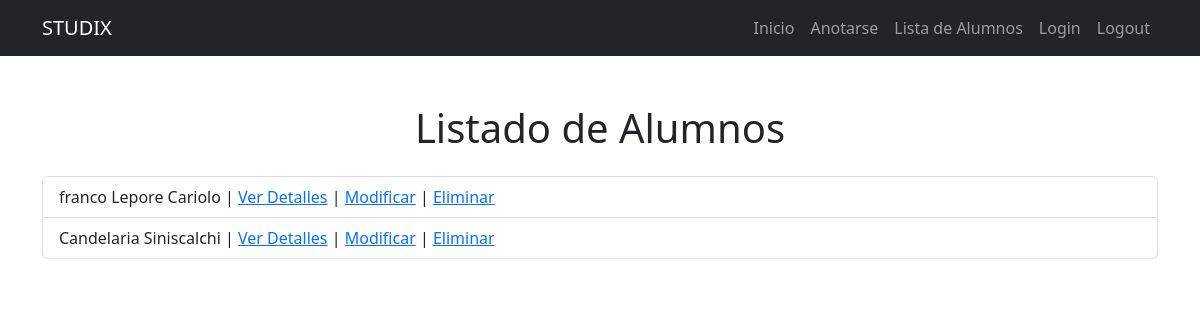
The app's page /alumnos/, older data.
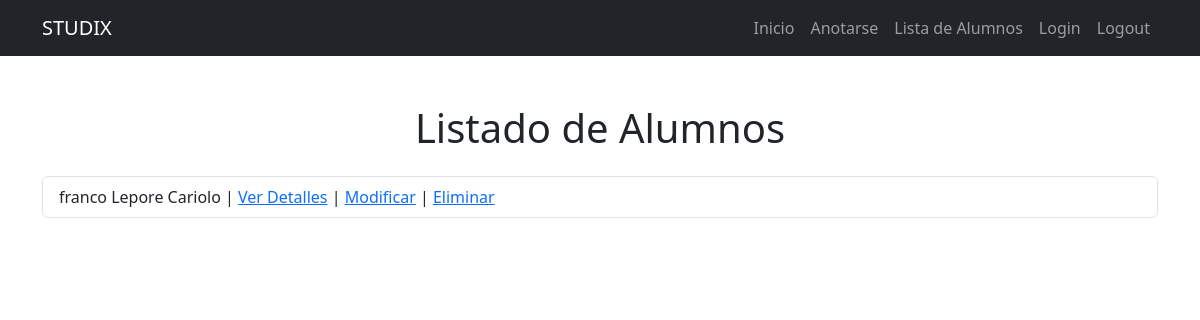
The same page, newer data.
### home/models.py (models this page shows)
class Alumno(models.Model):
    CURSO_CHOICES = [
        ('Python', 'Python'),
        ('Django', 'Django'),
        ('JavaScript', 'JavaScript'),
    ]
    nombre = models.CharField(max_length=100)
    apellido = models.CharField(max_length=100)
    email = models.EmailField()
    curso = models.CharField(max_length=20, choices=CURSO_CHOICES)
    fecha_anotado = models.DateField(null= True) #habilita nulls
    def __str__(self):
        return f"{self.nombre} {self.apellido}"

### home/views.py (the view)
# urls.py: path("alumnos/", lista_de_alumnos, name="lista_de_alumnos"),
def lista_de_alumnos(request):
    alumnos = Alumno.objects.all()
    return render(request, "home/lista_de_alumnos.html", {"alumnos": alumnos})

### home/templates/home/lista_de_alumnos.html
{%extends 'home/base.html'%}
{% block content %}
    <main class="container my-5">
        <h1 class="text-center mb-4">Listado de Alumnos</h1>
        {% if alumnos %}
        <ul class="list-group">
            {% for alumno in alumnos %}
            <li class="list-group-item">
                {{ alumno }}
                | <a href="{% url 'detalles' alumno.id %}">Ver Detalles</a>
                | <a href="{% url 'modificar' alumno.id %}">Modificar</a>
                | <a href="{% url 'eliminar' alumno.id %}">Eliminar</a>
            </li>
            {% endfor %}
        </ul>
        {% else %}
        <div class="alert alert-warning text-center" role="alert">
            No hay alumnos registrados actualmente.
        </div>
        {% endif %}
    </main>
{%endblock %}

### home/templates/home/base.html (shortened to what this page needs)
<!DOCTYPE html>
<html lang="es">
<head>
    <link href="https://cdn.jsdelivr.net/npm/bootstrap@5.3.3/dist/css/bootstrap.min.css" rel="stylesheet">
</head>
<body>
    <nav class="navbar navbar-expand-lg navbar-dark bg-dark">
        <div class="container">
            <a class="navbar-brand" href="{% url 'inicio' %}">STUDIX</a>
            <div class="collapse navbar-collapse" id="navbarNav">
                <ul class="navbar-nav ms-auto">
                    <li class="nav-item">
                        <a class="nav-link" href="{% url 'inicio' %}">Inicio</a>
                    </li>
                    <li class="nav-item">
                        <a class="nav-link" href="{% url 'anotarse' %}">Anotarse</a>
                    </li>
                    <li class="nav-item">
                        <a class="nav-link" href="{% url 'lista_de_alumnos' %}">Lista de Alumnos</a>
                    </li>
                    <li class="nav-item">
                        <a class="nav-link" href="{% url 'login' %}">Login</a>
                    </li>
                    <li class="nav-item">
                        <form action="{% url 'logout' %}" method="POST">
                            <button type="submit" class="btn btn-link nav-link">Logout</button>
                        </form>
                    </li>
                </ul>
            </div>
        </div>
    </nav>
    {% block content %}
    {% endblock %}
</body>
</html>

Row changes from the older to the newer data that the page shows:
removed Alumno: nombre+apellido "Candelaria Siniscalchi"
